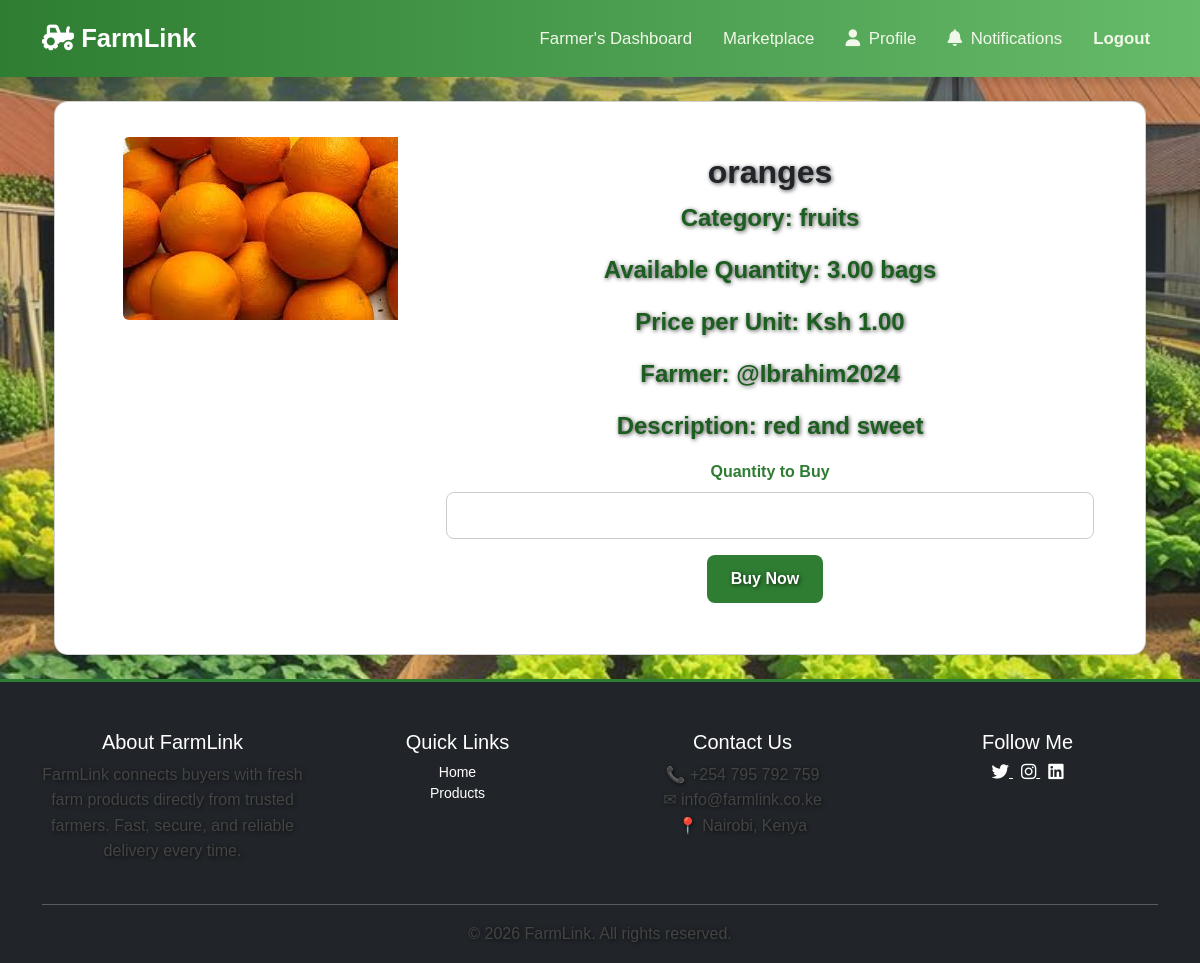
The app's page /products/14/buy/ (signed in) with its own data.
### accounts/models.py (models this page shows, shortened)
class Product(models.Model):
    CATEGORIES = [
        ('vegetables', 'Vegetables'),
        ('fruits', 'Fruits'),
        ('grains', 'Grains'),
        ('dairy', 'Dairy'),
        ('poultry', 'Poultry'),
        ('other', 'Other'),
    ]
    farmer = models.ForeignKey(User, on_delete=models.CASCADE, related_name='products')
    name = models.CharField(max_length=100)
    category = models.CharField(max_length=20, choices=CATEGORIES)
    quantity = models.DecimalField(max_digits=10, decimal_places=2)
    unit = models.CharField(max_length=20, default='kg')
    price_per_unit = models.DecimalField(max_digits=10, decimal_places=2)
    description = models.TextField(blank=True)   # optional improvement
    image = models.ImageField(upload_to='product_images/', blank=True, null=True)
    created_at = models.DateTimeField(auto_now_add=True)
    is_available = models.BooleanField(default=True)

### accounts/views.py (the view, shortened to what this page needs)
# urls.py: path('products/<int:product_id>/buy/', views.buy_product, name='buy_product'),
@login_required
def buy_product(request, product_id):
    product = get_object_or_404(Product, id=product_id)
    order_id = request.GET.get("order_id")
    return render(request, "products/buy_product.html", {
        "product": product,
        "order_id": order_id,
    })

### accounts/context_processors.py (called while the page is built)
def notification_count(request):
    if request.user.is_authenticated:
        unread_count = Notification.objects.filter(
            user=request.user,
            is_read=False
        ).count()
    else:
        unread_count = 0
    return {'unread_count': unread_count,
            'google_maps_key': settings.GOOGLE_MAPS_API_KEY,
            }

### accounts/models.py (called while the page is built)
    def is_farmer(self):
        return self.role == self.ROLE_FARMER

### accounts/templates/products/buy_product.html (shortened to what this page needs)
{% extends 'base.html' %}
{% block content %}
<div class="container my-4">
    <div class="card mb-4">
        <div class="row g-0">
            <div class="col-md-4">
                {% if product.image %}
                    <img src="{{ product.image.url }}" class="img-fluid rounded-start" alt="{{ product.name }}">
                {% else %}
                    <img src="/static/images/default.png" class="img-fluid rounded-start" alt="No image">
                {% endif %}
            </div>
            <div class="col-md-8">
                <div class="card-body">
                    <h2 class="card-title">{{ product.name }}</h2>
                    <p class="card-text"><strong>Category:</strong> {{ product.category }}</p>
                    <p class="card-text"><strong>Available Quantity:</strong> {{ product.quantity }} {{ product.unit }}</p>
                    <p class="card-text"><strong>Price per Unit:</strong> Ksh {{ product.price_per_unit }}</p>
                    <p class="card-text"><strong>Farmer:</strong> {{ product.farmer.username }}</p>
                    <p class="card-text"><strong>Description:</strong> {{ product.description }}</p>
                    <form method="POST" class="mt-3">
                        <div class="mb-3">
                            <label for="quantity" class="form-label">Quantity to Buy</label>
                            <input type="number" class="form-control" id="quantity" name="quantity"
                                   min="1" max="{{ product.quantity }}" required>
                        </div>
                        <button type="submit" class="btn btn-success">Buy Now</button>
                    </form>
                </div>
            </div>
        </div>
    </div>
</div>
{% endblock %}

### static/css/style.css (style rules this page uses)
body { margin: 0; padding: 0; font-family: "Poppins", sans-serif; background-image: url("/static/images/hero-farm.jpeg"); background-size: cover; background-position: center; background-repeat: no-repeat; min-height: 100vh; color: #fff; }
section, h1, h2, h3, p, .btn { position: relative; z-index: 1; text-shadow: 1px 1px 4px rgba(0, 0, 0, 0.7); }
h1, h2, h3 { font-weight: 600; }
.btn { display: inline-block; padding: 12px 24px; background-color: rgba(46, 125, 50, 0.85); color: #fff; text-decoration: none; border-radius: 6px; transition: background 0.3s ease; font-weight: 600; }
.card { flex: 1; background: #fff; padding: 35px; border-radius: 14px; text-align: center; box-shadow: 0 4px 12px rgba(0,0,0,0.08); transition: transform 0.3s ease; }
body { margin: 0; padding: 0; font-family: "Poppins", sans-serif; color: #333; background-color: #f8f9fa; }
h2 { font-size: 32px; font-weight: 700; color: #1b5e20; margin-bottom: 10px; }
p { font-size: 16px; color: #444; }
.card-body p { font-size: 24px; font-weight: 700; color: #1b5e20; }
form label { display: block; font-weight: 600; margin-bottom: 6px; color: #2e7d32; }
form input[type="text"], form input[type="email"], form input[type="password"], form input[type="number"], form input[type="file"], form select, form textarea { width: 100%; padding: 12px 15px; border: 1px solid #ccc; border-radius: 8px; font-size: 14px; font-family: "Poppins", sans-serif; transition: border 0.3s ease, box-shadow 0.3s ease; }
form .btn { display: inline-block; padding: 12px 24px; background-color: #2e7d32; color: #fff; font-weight: 600; border: none; border-radius: 8px; cursor: pointer; transition: background 0.3s ease, transform 0.2s ease; margin-right: 10px; }

### records on screen
Product: image (picture), name "oranges", category "fruits", quantity "3.00", unit "bags", price_per_unit "1.00", farmer.username "@Ibrahim2024", description "red and sweet"
